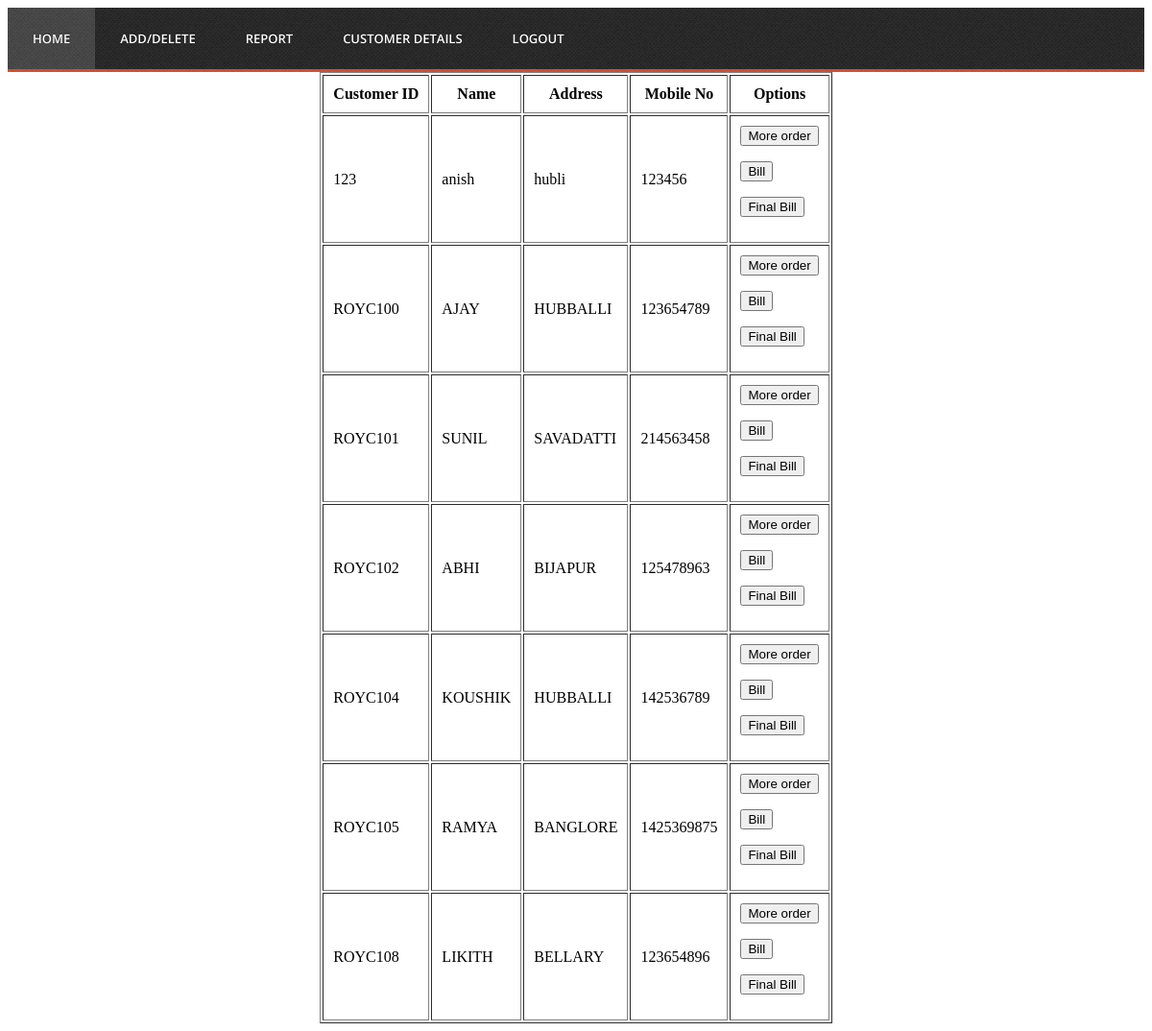
Screenshot of /customer.php (signed in) with the database file from the repository.
### tables this page shows
CREATE TABLE IF NOT EXISTS `customer` (
  `C_ID` varchar(8) NOT NULL,
  `C_NAME` varchar(20) NOT NULL,
  `ADDRESS` varchar(30) NOT NULL,
  `MOBILE_NO` varchar(12) NOT NULL,
  `W_ID` varchar(8) NOT NULL,
  `T_ID` int(3) NOT NULL,
  PRIMARY KEY (`C_ID`),
  KEY `W_ID` (`W_ID`),
  KEY `T_ID` (`T_ID`)
);

### customer.php (the view, shortened to what this page needs)
<html>
<head>
</head>
<body>
        <?php
if(isset($_SESSION['username']))
{
        include ("header.php");
        $connection=new mysqli('localhost','root','','restaurant');
        $q="select * from customer";
        $result=$connection->query($q);
        echo '<table border="1" align="center" cellpadding="10">';
        echo '<tr>';
        echo '<th>Customer ID</th>';
        echo '<th>Name</th>';
        echo '<th>Address</th>';
        echo '<th>Mobile No</th>';
        echo '<th>Options</th>';
        echo '</tr>';
        while($data=$result->fetch_array())
        {
            echo '<tr>';
            echo '<td>'.$data[0].'</td>';
            echo '<td>'.$data[1].'</td>';
            echo '<td>'.$data[2].'</td>';
            echo '<td>'.$data[3].'</td>';
            echo '<td>';
            echo '<form action="ordersession.php" method="post">';
            echo '<input type="submit" value="More order">';
            echo '</form>';
            echo '<form action="billsession.php" method="post">';
            echo '<input type="submit" value="Bill">';
            echo '</form>';
            echo '<form action="finalbillsession.php" method="post">';
            echo '<input type="submit" value="Final Bill">';
            echo '</form>';
            echo '</td>';
            echo '</tr>';
        }
        echo '</table>';
        ?>
</body>
</html>
<?php
}
else
{
    ?>
    <script>
        document.location="index.php";
    </script>
    <?php
}
?>

### rows the page displays
customer: C_ID "123", C_NAME "anish", ADDRESS "hubli", MOBILE_NO "123456"
customer: C_ID "ROYC100", C_NAME "AJAY", ADDRESS "HUBBALLI", MOBILE_NO "123654789"
customer: C_ID "ROYC101", C_NAME "SUNIL", ADDRESS "SAVADATTI", MOBILE_NO "214563458"
customer: C_ID "ROYC102", C_NAME "ABHI", ADDRESS "BIJAPUR", MOBILE_NO "125478963"
customer: C_ID "ROYC104", C_NAME "KOUSHIK", ADDRESS "HUBBALLI", MOBILE_NO "142536789"
customer: C_ID "ROYC105", C_NAME "RAMYA", ADDRESS "BANGLORE", MOBILE_NO "1425369875"
customer: C_ID "ROYC108", C_NAME "LIKITH", ADDRESS "BELLARY", MOBILE_NO "123654896"
